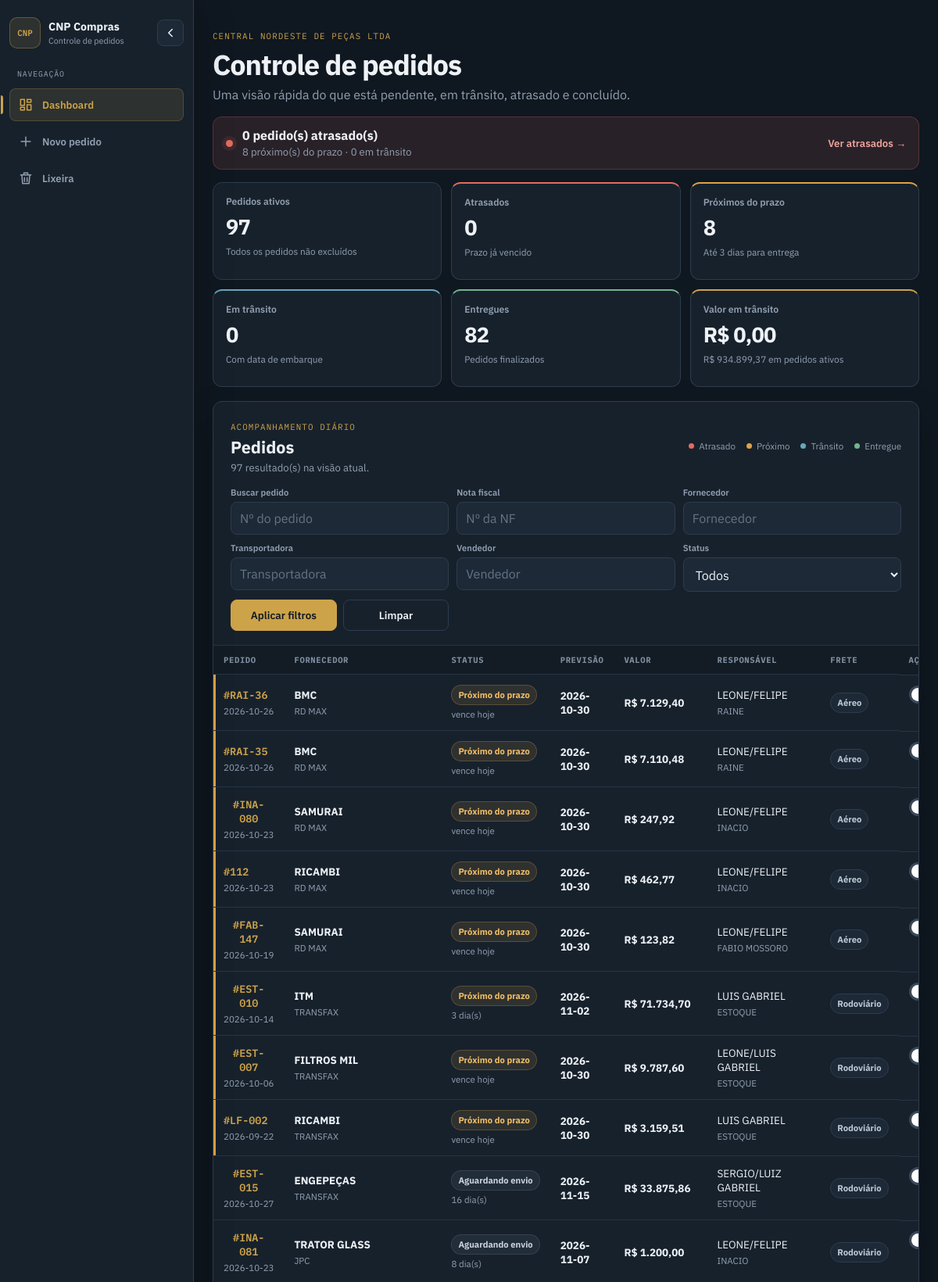
/dashboard (signed in, upper part), run on the app's committed database.
### tables this page shows
CREATE TABLE pedidos (
                id INTEGER PRIMARY KEY AUTOINCREMENT,
                fornecedor TEXT,
                transportadora TEXT,
                tipo_frete TEXT,
                data_pedido TEXT,
                previsao_chegada TEXT,
                valor REAL,
                responsavel TEXT,
                email TEXT,
                arquivo TEXT,
                entregue INTEGER DEFAULT 0,
                deletado INTEGER DEFAULT 0,
                email_atraso_enviado INTEGER DEFAULT 0,
                email_alerta_enviado INTEGER DEFAULT 0,
                email_entregue_enviado INTEGER DEFAULT 0,
                vendedor TEXT,
                nota_fiscal TEXT,
                cte TEXT,
                data_embarque TEXT,
                observacao TEXT,
                valor_nota REAL,
                valor_frete REAL
            , numero_pedido TEXT);

### routes/pedidos.py (the view)
@pedidos_bp.route("/dashboard")
@login_required
def dashboard():
    pedidos_kpi = obter_pedidos()
    atrasados = sum(p["status_key"] == "atrasado" for p in pedidos_kpi)
    alertas = sum(p["status_key"] == "proximo" for p in pedidos_kpi)
    entregues = sum(p["status_key"] == "entregue" for p in pedidos_kpi)
    em_transito = sum(p["status_key"] == "transito" for p in pedidos_kpi)
    valor_total = sum(p["valor"] for p in pedidos_kpi)
    valor_transito = sum(p["valor"] for p in pedidos_kpi if p["status_key"] == "transito")
    valor_atrasado = sum(p["valor"] for p in pedidos_kpi if p["status_key"] == "atrasado")
    filtros = {
        "fornecedor": request.args.get("fornecedor", "").strip(),
        "pedido": request.args.get("pedido", "").strip(),
        "vendedor": request.args.get("vendedor", "").strip(),
        "transportadora": request.args.get("transportadora", "").strip(),
        "responsavel": request.args.get("responsavel", "").strip(),
        "status": request.args.get("status", "").strip(),
        "proximos": request.args.get("proximos", "").strip(),
        "nota_fiscal": request.args.get("nota_fiscal", "").strip(),
    }
    pedidos = obter_pedidos(filtros=filtros)
    return render_template("dashboard.html", pedidos=pedidos, total_pedidos=len(pedidos_kpi), atrasados=atrasados, alertas=alertas, entregues=entregues, em_transito=em_transito, valor_total=formatar_moeda(valor_total), valor_transito=formatar_moeda(valor_transito), valor_atrasado=formatar_moeda(valor_atrasado), filtros=filtros)

### app.py (called while the page is built, shortened)
@app.context_processor
def inject_app_version():
    return {
        "app_version": APP_VERSION
    }

@app.context_processor
def inject_app_info():
    return {
        "app_version": APP_VERSION,
        "current_year": datetime.now().year,
    }

@app.before_request
def bloquear_acessos_externos():
    try:
        ip_remoto = request.remote_addr
        if not ip_remoto:
            logger.warning("Requisição sem IP de origem.")
            abort(403)
        ip = ipaddress.ip_address(ip_remoto)
    except (ValueError, TypeError):
        logger.warning(
            "IP inválido recebido | IP=%s",
            request.remote_addr,
        )
        abort(403)

### database.py (called while the page is built)
def get_connection() -> sqlite3.Connection:
    conn = sqlite3.connect(DATABASE)
    conn.row_factory = sqlite3.Row
    conn.execute("PRAGMA journal_mode=WAL")
    conn.execute("PRAGMA busy_timeout=5000")
    return conn

@contextmanager
def conectar():
    conn = get_connection()
    try:
        yield conn
    finally:
        conn.close()

### helpers.py (called while the page is built)
def formatar_moeda(valor) -> str:
    try:
        valor = float(valor or 0)
        return (
            f"R$ {valor:,.2f}"
            .replace(",", "X")
            .replace(".", ",")
            .replace("X", ".")
        )
    except (TypeError, ValueError):
        return "R$ 0,00"

def converter_data(data_str):
    if not data_str:
        return None
    formatos = [
        "%Y-%m-%d",
        "%d-%m-%Y",
        "%d/%m/%Y",
    ]
    for formato in formatos:
        try:
            return datetime.strptime(str(data_str).strip(), formato).date()
        except ValueError:
            pass
    return None

def gerar_status_linha(previsao_chegada, entregue) -> str:
    status = obter_status_operacional(previsao_chegada, entregue, None, None)
    return {"entregue": "linha-entregue", "atrasado": "linha-atrasada", "proximo": "linha-alerta"}.get(status["key"], "")

### login/login.py (called while the page is built)
def login_required(view_func):
    @wraps(view_func)
    def wrapper(*args, **kwargs):
        if "usuario" not in session:
            flash(
                "Você precisa fazer login para acessar esta página.",
                "error",
            )
            return redirect(url_for("login_bp.login"))
        return view_func(*args, **kwargs)
    return wrapper

### templates/dashboard.html (shortened to what this page needs)
{% extends "layout.html" %}
{% set hide_topbar = true %}
{% set show_sidebar = true %}
{% block sidebar %}
    {% include "_sidebar.html" %}
{% endblock %}
{% block content %}
<section class="ops-shell">
    <header class="ops-header">
        <div>
            <span class="eyebrow">Central Nordeste de Peças LTDA</span>
            <h1>Controle de pedidos</h1>
            <p>Uma visão rápida do que está pendente, em trânsito, atrasado e concluído.</p>
        </div>
    </header>
    <section class="attention-strip" aria-label="Resumo de atenção">
        <div class="attention-main">
            <span class="attention-dot"></span>
            <div>
                <strong>{{ atrasados }} pedido(s) atrasado(s)</strong>
                <span>{{ alertas }} próximo(s) do prazo · {{ em_transito }} em trânsito</span>
            </div>
        </div>
        <a class="attention-link" href="{{ url_for('pedidos.dashboard', status='Atrasado') }}">Ver atrasados →</a>
    </section>
    <section class="kpi-grid" aria-label="Indicadores">
        <a class="kpi-card" href="{{ url_for('pedidos.dashboard') }}">
            <span class="kpi-label">Pedidos ativos</span>
            <strong>{{ total_pedidos }}</strong>
            <small>Todos os pedidos não excluídos</small>
        </a>
        <a class="kpi-card kpi-danger" href="{{ url_for('pedidos.dashboard', status='Atrasado') }}">
            <span class="kpi-label">Atrasados</span>
            <strong>{{ atrasados }}</strong>
            <small>Prazo já vencido</small>
        </a>
        <a class="kpi-card kpi-warning" href="{{ url_for('pedidos.dashboard', proximos='1') }}">
            <span class="kpi-label">Próximos do prazo</span>
            <strong>{{ alertas }}</strong>
            <small>Até 3 dias para entrega</small>
        </a>
        <a class="kpi-card kpi-info" href="{{ url_for('pedidos.dashboard', status='Em trânsito') }}">
            <span class="kpi-label">Em trânsito</span>
            <strong>{{ em_transito }}</strong>
            <small>Com data de embarque</small>
        </a>
        <a class="kpi-card kpi-success" href="{{ url_for('pedidos.dashboard', status='Entregue') }}">
            <span class="kpi-label">Entregues</span>
            <strong>{{ entregues }}</strong>
            <small>Pedidos finalizados</small>
        </a>
        <div class="kpi-card kpi-money">
            <span class="kpi-label">Valor em trânsito</span>
            <strong>{{ valor_transito }}</strong>
            <small>{{ valor_total }} em pedidos ativos</small>
        </div>
    </section>
    <section class="workspace card">
        <div class="workspace-head">
            <div>
                <span class="eyebrow">Acompanhamento diário</span>
                <h2>Pedidos</h2>
                <p>{{ pedidos|length }} resultado(s) na visão atual.</p>
            </div>
            <div class="legend" aria-label="Legenda de status">
                <span><i class="status-dot status-dot-danger"></i>Atrasado</span>
                <span><i class="status-dot status-dot-warning"></i>Próximo</span>
                <span><i class="status-dot status-dot-info"></i>Trânsito</span>
                <span><i class="status-dot status-dot-success"></i>Entregue</span>
            </div>
        </div>
        <form method="GET" action="{{ url_for('pedidos.dashboard') }}" class="smart-filters">
            <div class="search-field">
                <label for="filtro_pedido">Buscar pedido</label>
                <input type="text" id="filtro_pedido" name="pedido" value="{{ filtros.pedido or '' }}" placeholder="Nº do pedido">
            </div>
			<div class="search-field">
				<label for="filtro_nota_fiscal">Nota fiscal</label>
					<input
						type="text"
						id="filtro_nota_fiscal"
						name="nota_fiscal"
						value="{{ filtros.nota_fiscal or '' }}"
						placeholder="Nº da NF"
					>
				</div>
            <div class="search-field">
                <label for="filtro_fornecedor">Fornecedor</label>
                <input type="text" id="filtro_fornecedor" name="fornecedor" value="{{ filtros.fornecedor or '' }}" placeholder="Fornecedor">
            </div>
            <div class="search-field">
                <label for="filtro_transportadora">Transportadora</label>
                <input type="text" id="filtro_transportadora" name="transportadora" value="{{ filtros.transportadora or '' }}" placeholder="Transportadora">
            </div>
            <div class="search-field">
                <label for="filtro_vendedor">Vendedor</label>
                <input type="text" id="filtro_vendedor" name="vendedor" value="{{ filtros.vendedor or '' }}" placeholder="Vendedor">
            </div>
            <div class="search-field">
                <label for="filtro_status">Status</label>
                <select id="filtro_status" name="status">
                    <option value="">Todos</option>
                </select>
            </div>
            <div class="filter-actions">
                <button type="submit" class="btn btn-primary">Aplicar filtros</button>
                <a href="{{ url_for('pedidos.dashboard') }}" class="btn btn-ghost">Limpar</a>
            </div>
        </form>
        {% if pedidos %}
        <div class="orders-table-wrap">
            <table class="orders-table">
                <thead>
                    <tr>
                        <th>Pedido</th>
                        <th>Fornecedor</th>
                        <th>Status</th>
                        <th>Previsão</th>
                        <th>Valor</th>
                        <th>Responsável</th>
                        <th>Frete</th>
                        <th class="actions-col">Ações</th>
                    </tr>
                </thead>
                <tbody>
                    {% for pedido in pedidos %}
                    <tr id="linha-pedido-{{ pedido.id }}" class="order-row order-row-{{ pedido.status_key }}">
                        <td>
                            <button type="button" class="order-id" onclick="visualizarPedido({{ pedido.id }})">
                                #{{ pedido.numero_pedido or pedido.id }}
                            </button>
                            <span class="secondary-text">{{ pedido.data_pedido or 'Data não informada' }}</span>
                        </td>
                        <td>
                            <strong class="cell-primary">{{ pedido.fornecedor }}</strong>
                            <span class="secondary-text">{{ pedido.transportadora or 'Transportadora não informada' }}</span>
                        </td>
                        <td>
                            <span class="status-badge status-{{ pedido.status_key }}">{{ pedido.status_label }}</span>
                            {% if pedido.dias_para_entrega is not none and pedido.status_key != 'entregue' %}
                                <span class="secondary-text">{% if pedido.dias_para_entrega < 0 %}{{ pedido.dias_para_entrega|abs }} dia(s) em atraso{% elif pedido.dias_para_entrega == 0 %}vence hoje{% else %}{{ pedido.dias_para_entrega }} dia(s){% endif %}</span>
                            {% endif %}
                        </td>
                        <td><strong>{{ pedido.previsao_chegada or '-' }}</strong></td>
                        <td><strong class="money">{{ pedido.valor_formatado }}</strong></td>
                        <td>
                            <span class="cell-primary">{{ pedido.responsavel or '-' }}</span>
                            <span class="secondary-text">{{ pedido.vendedor or 'Sem vendedor' }}</span>
                        </td>
                        <td><span class="transport-badge">{{ pedido.tipo_frete or '-' }}</span></td>
                        <td class="row-actions">
							<label
								class="switch"
								title="{% if pedido.entregue == 1 %}Pedido entregue{% else %}Marcar como entregue{% endif %}"
							>
								<span class="slider"></span>
							</label>
						</td>
                    </tr>
                    {% endfor %}
                </tbody>
            </table>
        </div>
        {% else %}
        <div class="empty-state">
            <strong>Nenhum pedido encontrado</strong>
            <span>Tente ajustar os filtros ou cadastre um novo pedido.</span>
            <button type="button" class="btn btn-primary" onclick="abrirModalNovo()">Cadastrar pedido</button>
        </div>
        {% endif %}
    </section>
</section>
            {% set form_prefix = '' %}{% set form_mode = 'edit' %}{% include '_pedido_fields.html' %}
            {% set form_prefix = '_novo' %}{% set form_mode = 'new' %}{% include '_pedido_fields.html' %}
{% endblock %}

### templates/layout.html (shortened to what this page needs)
<!DOCTYPE html>
<html lang="pt-BR">
<head>
    <link rel="stylesheet" href="{{ url_for('static', filename='css/style.css') }}">
</head>
<body class="{% if show_sidebar %}sidebar-page{% endif %}">
    <div class="container">
        {% block sidebar %}{% endblock %}
        {% block content %}{% endblock %}
    </div>
</body>
</html>

### templates/_sidebar.html (shortened to what this page needs)
<aside class="app-sidebar" id="appSidebar" aria-label="Navegação principal">
    <div class="sidebar-header">
        <a href="{{ url_for('pedidos.dashboard') }}" class="sidebar-brand" aria-label="CNP Compras - Dashboard">
            <span class="sidebar-brand-mark">CNP</span>
            <span class="sidebar-brand-text">
                <strong>CNP Compras</strong>
                <small>Controle de pedidos</small>
            </span>
        </a>
        <button
            type="button"
            class="sidebar-toggle"
            id="sidebarToggle"
            aria-label="Recolher menu"
            aria-expanded="true"
            title="Recolher menu"
        >
            <svg viewBox="0 0 24 24" aria-hidden="true">
                <path d="M15 6l-6 6 6 6"></path>
            </svg>
        </button>
    </div>
    <nav class="sidebar-nav" aria-label="Menu">
        <span class="sidebar-section-label">Navegação</span>
        <a
            href="{{ url_for('pedidos.dashboard') }}"
            class="sidebar-item {% if request.endpoint == 'pedidos.dashboard' %}is-active{% endif %}"
            {% if request.endpoint == 'pedidos.dashboard' %}aria-current="page"{% endif %}
            title="Dashboard"
        >
            <svg viewBox="0 0 24 24" aria-hidden="true">
                <path d="M4 13h6V4H4v9zm0 7h6v-4H4v4zm10 0h6v-8h-6v8zm0-16v4h6V4h-6z"></path>
            </svg>
            <span>Dashboard</span>
        </a>
        <button
            type="button"
            class="sidebar-item sidebar-action"
            onclick="abrirModalNovo()"
            title="Novo pedido"
        >
            <svg viewBox="0 0 24 24" aria-hidden="true">
                <path d="M12 5v14M5 12h14"></path>
            </svg>
            <span>Novo pedido</span>
        </button>
        <a
            href="{{ url_for('pedidos.lixeira') }}"
            class="sidebar-item"
            title="Lixeira"
        >
            <svg viewBox="0 0 24 24" aria-hidden="true">
                <path d="M4 7h16M10 11v6M14 11v6M6 7l1 13h10l1-13M9 7V4h6v3"></path>
            </svg>
            <span>Lixeira</span>
        </a>
    </nav>
</aside>

### data on the page
pedidos: numero_pedido "RAI-36", data_pedido "2026-10-26", fornecedor "BMC", transportadora "RD MAX", status_label "Próximo do prazo", shows "vence hoje", previsao_chegada "2026-10-30", valor_formatado "R$ 7.129,40", responsavel "LEONE/FELIPE", vendedor "RAINE", tipo_frete "Aéreo"
pedidos: numero_pedido "RAI-35", data_pedido "2026-10-26", fornecedor "BMC", transportadora "RD MAX", status_label "Próximo do prazo", shows "vence hoje", previsao_chegada "2026-10-30", valor_formatado "R$ 7.110,48", responsavel "LEONE/FELIPE", vendedor "RAINE", tipo_frete "Aéreo"
pedidos: numero_pedido "INA-080", data_pedido "2026-10-23", fornecedor "SAMURAI", transportadora "RD MAX", status_label "Próximo do prazo", shows "vence hoje", previsao_chegada "2026-10-30", valor_formatado "R$ 247,92", responsavel "LEONE/FELIPE", vendedor "INACIO", tipo_frete "Aéreo"
pedidos: numero_pedido "112", data_pedido "2026-10-23", fornecedor "RICAMBI", transportadora "RD MAX", status_label "Próximo do prazo", shows "vence hoje", previsao_chegada "2026-10-30", valor_formatado "R$ 462,77", responsavel "LEONE/FELIPE", vendedor "INACIO", tipo_frete "Aéreo"
pedidos: numero_pedido "FAB-147", data_pedido "2026-10-19", fornecedor "SAMURAI", transportadora "RD MAX", status_label "Próximo do prazo", shows "vence hoje", previsao_chegada "2026-10-30", valor_formatado "R$ 123,82", responsavel "LEONE/FELIPE", vendedor "FABIO MOSSORO", tipo_frete "Aéreo"
pedidos: numero_pedido "EST-010", data_pedido "2026-10-14", fornecedor "ITM", transportadora "TRANSFAX", status_label "Próximo do prazo", dias_para_entrega "3", previsao_chegada "2026-11-02", valor_formatado "R$ 71.734,70", responsavel "LUIS GABRIEL", vendedor "ESTOQUE", tipo_frete "Rodoviário"
pedidos: numero_pedido "EST-007", data_pedido "2026-10-06", fornecedor "FILTROS MIL", transportadora "TRANSFAX", status_label "Próximo do prazo", shows "vence hoje", previsao_chegada "2026-10-30", valor_formatado "R$ 9.787,60", responsavel "LEONE/LUIS GABRIEL", vendedor "ESTOQUE", tipo_frete "Rodoviário"
pedidos: numero_pedido "LF-002", data_pedido "2026-09-22", fornecedor "RICAMBI", transportadora "TRANSFAX", status_label "Próximo do prazo", shows "vence hoje", previsao_chegada "2026-10-30", valor_formatado "R$ 3.159,51", responsavel "LUIS GABRIEL", vendedor "ESTOQUE", tipo_frete "Rodoviário"
pedidos: numero_pedido "EST-015", data_pedido "2026-10-27", fornecedor "ENGEPEÇAS", transportadora "TRANSFAX", status_label "Aguardando envio", dias_para_entrega "16", previsao_chegada "2026-11-15", valor_formatado "R$ 33.875,86", responsavel "SERGIO/LUIZ GABRIEL", vendedor "ESTOQUE", tipo_frete "Rodoviário"
pedidos: numero_pedido "INA-081", data_pedido "2026-10-23", fornecedor "TRATOR GLASS", transportadora "JPC", status_label "Aguardando envio", dias_para_entrega "8", previsao_chegada "2026-11-07", valor_formatado "R$ 1.200,00", responsavel "LEONE/FELIPE", vendedor "INACIO", tipo_frete "Rodoviário"

### other printed values
{{ atrasados }} "0"
{{ alertas }} "8"
{{ em_transito }} "0"
{{ total_pedidos }} "97"
{{ entregues }} "82"
{{ valor_transito }} "R$ 0,00"
{{ valor_total }} "R$ 934.899,37"
{{ pedidos|length }} "97"
